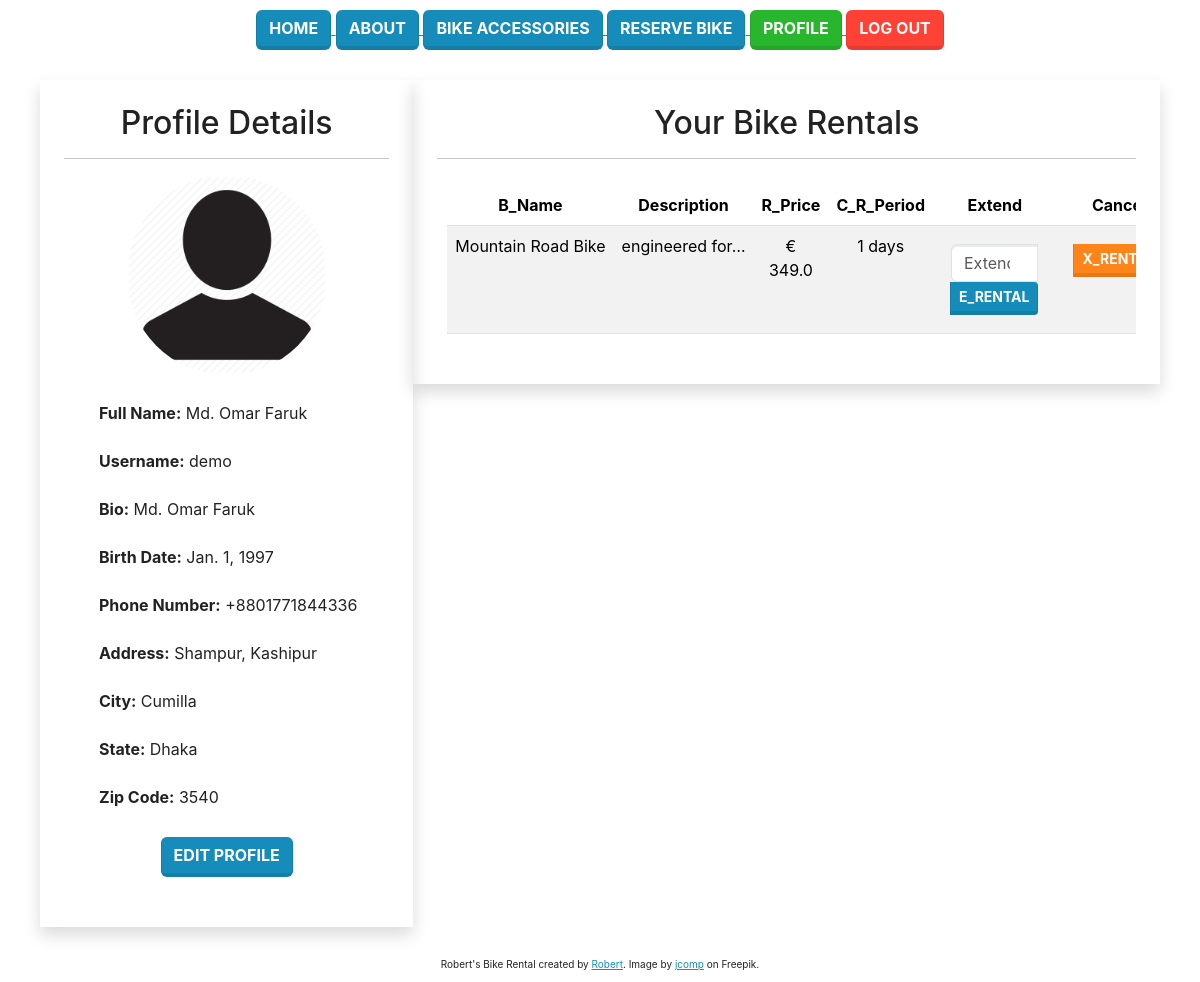
Page /bike/profile/ (signed in) on the earlier database version.
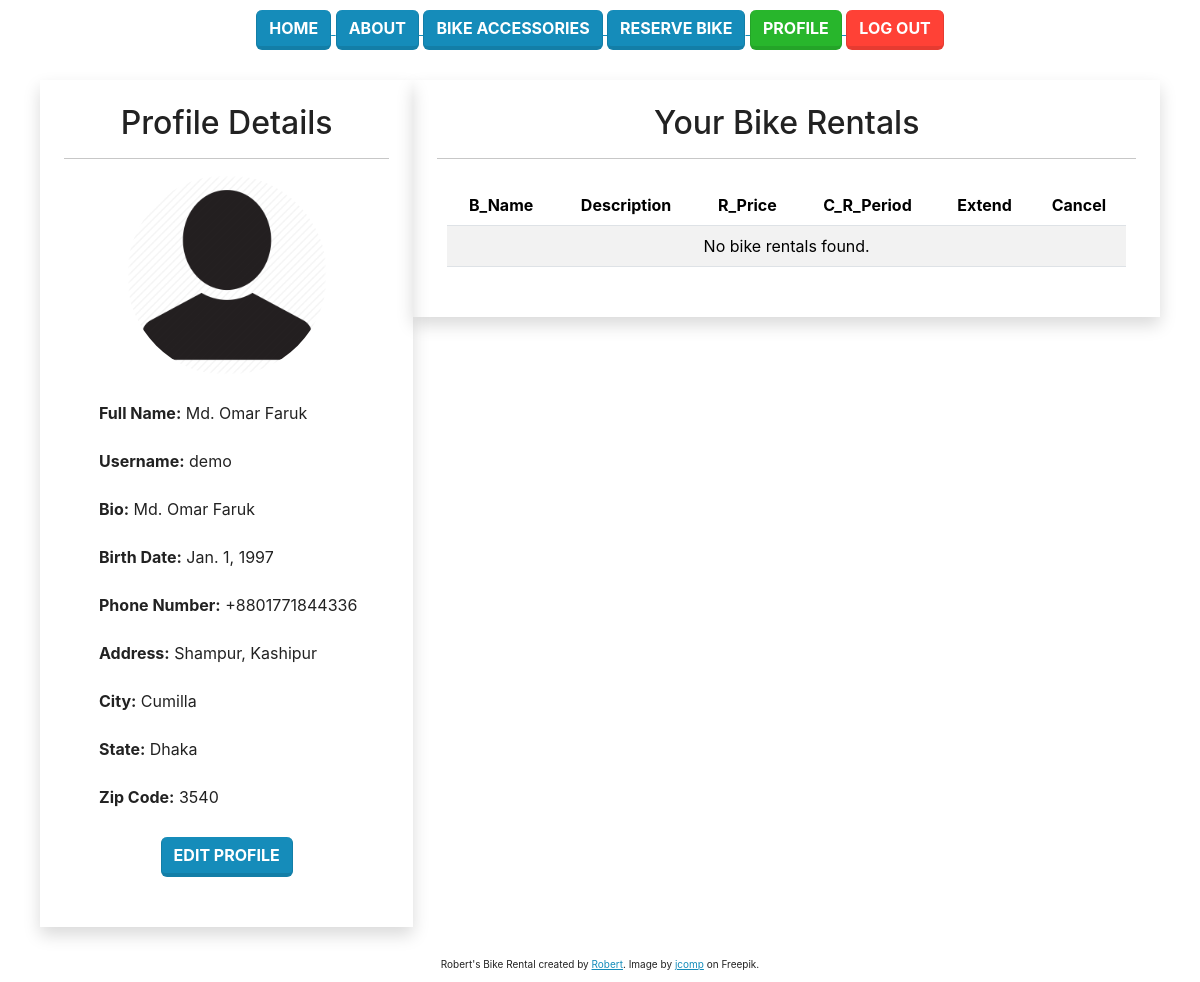
Same page on the later database version.
### bike/models.py (models this page shows, shortened)
class Bike(models.Model):
    name = models.CharField("name", max_length=240)
    description = models.CharField("description", max_length=240)
    rental_price = models.FloatField("rental_price", default=999.99)
    rented_user_id =  models.IntegerField("rented_user_id")
    rental_period = models.IntegerField("rental_period", default=1)  # Default 1 day

### bike/views.py (the view)
# urls.py: path('profile/', views.profile_view, name='profile'),
@login_required
def profile_view(request):
    user = request.user
    profile = Profile.objects.get(user=user)
    bike_rentals = Bike.objects.filter(rented_user_id=user.id)
    context = {
        'user': user,
        'profile': profile,
        'bike_rentals': bike_rentals
    }
    return render(request, 'profile.html', context)

### templates/profile.html (shortened to what the changed rows need)
{% load static %}
<!DOCTYPE html>
<html lang="en">
<head>
    <link rel="stylesheet" href="{% static 'css/custom.css' %}">
</head>
<body>
    <div class="container">
        <div class="row">
            <div class="col-md-4 shadow p-4">
                <h2>Profile Details</h2>
            </div>
            <div class="col-md-8 shadow p-4">
                <h2>Your Bike Rentals</h2>
                <div class="table-responsive">
                    <table class="table table-striped">
                        <thead>
                            <tr>
                                <th scope="col">B_Name</th>
                                <th scope="col">Description</th>
                                <th scope="col">R_Price</th>
                                <th scope="col">C_R_Period</th>
                                <th scope="col">Extend</th>
                                <th scope="col">Cancel</th>
                            </tr>
                        </thead>
                        <tbody>
                            {% for rental in bike_rentals %}
                            <tr>
                                <td style="white-space: nowrap;">{{ rental.name }}</td>
                                <td style="white-space: nowrap;">{{ rental.description|truncatechars:15 }}</td>
                                <td>&euro; {{ rental.rental_price }}</td>
                                <td>{{ rental.rental_period }} days</td>
                                <td>
                                    {% if rental.rented_user_id == user.pk %}
                                    <form method="POST" action="{% url 'extend_rental' rental.id %}" class="d-inline">
                                        <div class="input-group">
                                            <input type="number" id="new_rental_period_{{ rental.id }}" name="new_rental_period" min="1" class="form-control" placeholder="Extend Rental (days)" required>
                                                <button type="submit" class="btn btn-primary btn-sm">E_Rental</button>
                                        </div>
                                    </form>
                                    {% elif rental.rented_user_id %}
                                    <button type="button" class="btn btn-secondary btn-sm" disabled>Not Available</button>
                                    {% else %}
                                    <a href="{% url 'reserve-bike' rental.id user.pk %}" class="btn btn-primary btn-sm">Rent Bike</a>
                                    {% endif %}
                                </td>
                                <td>
                                    {% if rental.rented_user_id == user.pk %}
                                    <form method="POST" action="{% url 'cancel_rental' rental.id %}" class="d-inline">
                                        <div class="input-group">
                                            <button type="submit" class="btn btn-warning btn-sm">X_Rental</button>
                                        </div>
                                    </form>
                                    {% endif %}
                                </td>
                            </tr>
                            {% empty %}
                            <tr>
                                <td colspan="6">No bike rentals found.</td>
                            </tr>
                            {% endfor %}
                        </tbody>
                    </table>
                </div>
            </div>
        </div>
    </div>
</body>
</html>

Differences in the rows shown:
no longer on this page (row edited): Bike: name "Mountain Road Bike", description "engineered for…", rental_price "349.0", rental_period "1", rented_user_id "X_RENTAL"
Other differences:
text now shown: "No bike rentals found."
